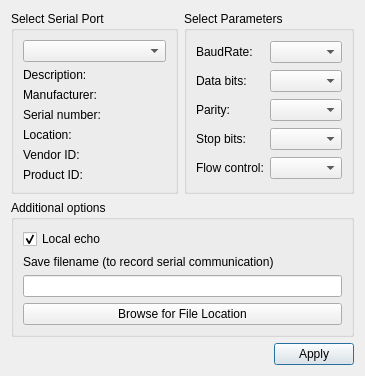
<?xml version="1.0" encoding="UTF-8"?>
<ui version="4.0">
 <class>SettingsDialog</class>
 <widget class="QDialog" name="SettingsDialog">
  <property name="geometry">
   <rect>
    <x>0</x>
    <y>0</y>
    <width>365</width>
    <height>342</height>
   </rect>
  </property>
  <property name="windowTitle">
   <string>Settings</string>
  </property>
  <layout class="QGridLayout" name="gridLayout_3">
   <item row="0" column="1">
    <widget class="QGroupBox" name="parametersBox">
     <property name="title">
      <string>Select Parameters</string>
     </property>
     <layout class="QGridLayout" name="gridLayout_2">
      <item row="0" column="0">
       <widget class="QLabel" name="baudRateLabel">
        <property name="text">
         <string>BaudRate:</string>
        </property>
       </widget>
      </item>
      <item row="0" column="1">
       <widget class="QComboBox" name="baudRateBox"/>
      </item>
      <item row="1" column="0">
       <widget class="QLabel" name="dataBitsLabel">
        <property name="text">
         <string>Data bits:</string>
        </property>
       </widget>
      </item>
      <item row="1" column="1">
       <widget class="QComboBox" name="dataBitsBox"/>
      </item>
      <item row="2" column="0">
       <widget class="QLabel" name="parityLabel">
        <property name="text">
         <string>Parity:</string>
        </property>
       </widget>
      </item>
      <item row="2" column="1">
       <widget class="QComboBox" name="parityBox"/>
      </item>
      <item row="3" column="0">
       <widget class="QLabel" name="stopBitsLabel">
        <property name="text">
         <string>Stop bits:</string>
        </property>
       </widget>
      </item>
      <item row="3" column="1">
       <widget class="QComboBox" name="stopBitsBox"/>
      </item>
      <item row="4" column="0">
       <widget class="QLabel" name="flowControlLabel">
        <property name="text">
         <string>Flow control:</string>
        </property>
       </widget>
      </item>
      <item row="4" column="1">
       <widget class="QComboBox" name="flowControlBox"/>
      </item>
     </layout>
    </widget>
   </item>
   <item row="0" column="0">
    <widget class="QGroupBox" name="selectBox">
     <property name="title">
      <string>Select Serial Port</string>
     </property>
     <layout class="QGridLayout" name="gridLayout">
      <item row="0" column="0">
       <widget class="QComboBox" name="serialPortInfoListBox"/>
      </item>
      <item row="1" column="0">
       <widget class="QLabel" name="descriptionLabel">
        <property name="text">
         <string>Description:</string>
        </property>
       </widget>
      </item>
      <item row="2" column="0">
       <widget class="QLabel" name="manufacturerLabel">
        <property name="text">
         <string>Manufacturer:</string>
        </property>
       </widget>
      </item>
      <item row="3" column="0">
       <widget class="QLabel" name="serialNumberLabel">
        <property name="text">
         <string>Serial number:</string>
        </property>
       </widget>
      </item>
      <item row="4" column="0">
       <widget class="QLabel" name="locationLabel">
        <property name="text">
         <string>Location:</string>
        </property>
       </widget>
      </item>
      <item row="5" column="0">
       <widget class="QLabel" name="vidLabel">
        <property name="text">
         <string>Vendor ID:</string>
        </property>
       </widget>
      </item>
      <item row="6" column="0">
       <widget class="QLabel" name="pidLabel">
        <property name="text">
         <string>Product ID:</string>
        </property>
       </widget>
      </item>
     </layout>
    </widget>
   </item>
   <item row="2" column="0" colspan="2">
    <layout class="QHBoxLayout" name="horizontalLayout">
     <item>
      <spacer name="horizontalSpacer">
       <property name="orientation">
        <enum>Qt::Horizontal</enum>
       </property>
       <property name="sizeHint" stdset="0">
        <size>
         <width>96</width>
         <height>20</height>
        </size>
       </property>
      </spacer>
     </item>
     <item>
      <widget class="QPushButton" name="applyButton">
       <property name="text">
        <string>Apply</string>
       </property>
      </widget>
     </item>
    </layout>
   </item>
   <item row="1" column="0" colspan="2">
    <widget class="QGroupBox" name="additionalOptionsGroupBox">
     <property name="title">
      <string>Additional options</string>
     </property>
     <layout class="QVBoxLayout" name="verticalLayout">
      <item>
       <widget class="QCheckBox" name="localEchoCheckBox">
        <property name="text">
         <string>Local echo</string>
        </property>
        <property name="checked">
         <bool>true</bool>
        </property>
       </widget>
      </item>
      <item>
       <widget class="QLabel" name="label">
        <property name="text">
         <string>Save filename (to record serial communication)</string>
        </property>
       </widget>
      </item>
      <item>
       <widget class="QLineEdit" name="fileNameLineEdit"/>
      </item>
      <item>
       <widget class="QPushButton" name="fileNameBrowseButton">
        <property name="text">
         <string>Browse for File Location</string>
        </property>
       </widget>
      </item>
     </layout>
    </widget>
   </item>
  </layout>
 </widget>
 <resources/>
 <connections/>
</ui>
